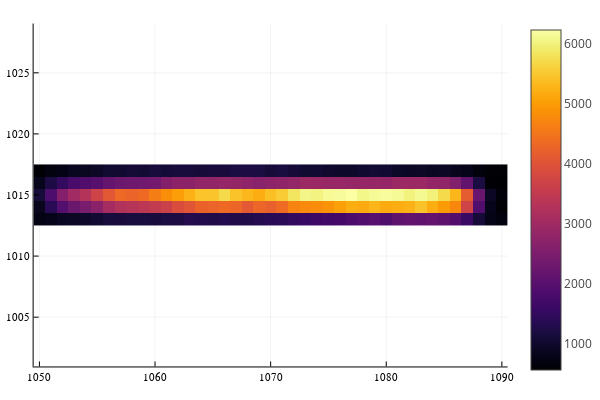

Notebook code cell kept with this figure:
### Code cell
#Lenslet visualisation
bbox = BoundingBox(xmin=1013, xmax=1017, ymin=1050, ymax=1090);
badlenslet1 = view(lampData,bbox);
x_axis = range(bbox.xmin, bbox.xmax, length = bbox.xmax-bbox.xmin+1);
y_axis = range(bbox.ymin, bbox.ymax, length = bbox.ymax-bbox.ymin+1);
plt = scatter(cx0[1:10,1], cx0[1:10,1])
heatmap(y_axis, x_axis, badlenslet1 , aspect_ratio = 1)

### Figure 1 — Plotly figure (JSON) as saved in the notebook; plotly's stock layout.template omitted (floating-point values rounded to 4 significant figures; data arrays with more than 128 entries replaced by an {"elided": "..."} marker saying what was removed)
{"data": [{"colorbar": {"title": ""}, "colorscale": {"elided": "256x2 mixed values"}, "hoverinfo": "none", "name": "y1", "showlegend": false, "showscale": true, "type": "heatmap", "x": [1050.0, 1050.0, 1052.0, 1052.0, 1054.0, 1054.0, 1056.0, 1056.0, 1058.0, 1058.0, 1060.0, 1060.0, 1062.0, 1062.0, 1064.0, 1064.0, 1066.0, 1066.0, 1068.0, 1068.0, 1070.0, 1070.0, 1072.0, 1072.0, 1074.0, 1074.0, 1076.0, 1076.0, 1078.0, 1078.0, 1080.0, 1080.0, 1082.0, 1082.0, 1084.0, 1084.0, 1086.0, 1086.0, 1088.0, 1088.0, 1090.0, 1090.0], "xaxis": "x", "y": [1012.0, 1014.0, 1014.0, 1016.0, 1016.0, 1018.0], "yaxis": "y", "z": {"elided": "5x41 float values"}, "zmax": 6238.0, "zmin": 554.6}], "layout": {"annotations": [], "height": 400, "legend": {"bgcolor": "rgba(255, 255, 255, 1.000)", "bordercolor": "rgba(0, 0, 0, 1.000)", "borderwidth": 1, "font": {"color": "rgba(0, 0, 0, 1.000)", "family": "sans-serif", "size": 11}, "title": {"font": {"color": "rgba(0, 0, 0, 1.000)", "family": "sans-serif", "size": 15}, "text": ""}, "tracegroupgap": 0, "traceorder": "normal", "x": 1, "xanchor": "auto", "y": 1, "yanchor": "auto"}, "margin": {"b": 20, "l": 0, "r": 0, "t": 20}, "paper_bgcolor": "rgba(255, 255, 255, 1.000)", "plot_bgcolor": "rgba(255, 255, 255, 1.000)", "showlegend": true, "width": 600, "xaxis": {"anchor": "y", "domain": [0.06582, 0.9934], "gridcolor": "rgba(0, 0, 0, 0.100)", "gridwidth": 0.5, "linecolor": "rgba(0, 0, 0, 1.000)", "mirror": false, "range": [1050.0, 1090.0], "showgrid": true, "showline": true, "showticklabels": true, "tickangle": 0, "tickcolor": "rgb(0, 0, 0)", "tickfont": {"color": "rgba(0, 0, 0, 1.000)", "family": "sans-serif", "size": 11}, "tickmode": "array", "ticks": "inside", "ticktext": ["1050", "1060", "1070", "1080", "1090"], "tickvals": [1050, 1060, 1070, 1080, 1090], "title": "", "titlefont": {"color": "rgba(0, 0, 0, 1.000)", "family": "sans-serif", "size": 15}, "type": "-", "visible": true, "zeroline": false, "zerolinecolor": "rgba(0, 0, 0, 1.000)"}, "yaxis": {"anchor": "x", "domain": [0.03762, 0.9902], "gridcolor": "rgba(0, 0, 0, 0.100)", "gridwidth": 0.5, "linecolor": "rgba(0, 0, 0, 1.000)", "mirror": false, "range": [1001.0, 1029.0], "showgrid": true, "showline": true, "showticklabels": true, "tickangle": 0, "tickcolor": "rgb(0, 0, 0)", "tickfont": {"color": "rgba(0, 0, 0, 1.000)", "family": "sans-serif", "size": 11}, "tickmode": "array", "ticks": "inside", "ticktext": ["1005", "1010", "1015", "1020", "1025"], "tickvals": [1005, 1010, 1015, 1020, 1025], "title": "", "titlefont": {"color": "rgba(0, 0, 0, 1.000)", "family": "sans-serif", "size": 15}, "type": "-", "visible": true, "zeroline": false, "zerolinecolor": "rgba(0, 0, 0, 1.000)"}}}
